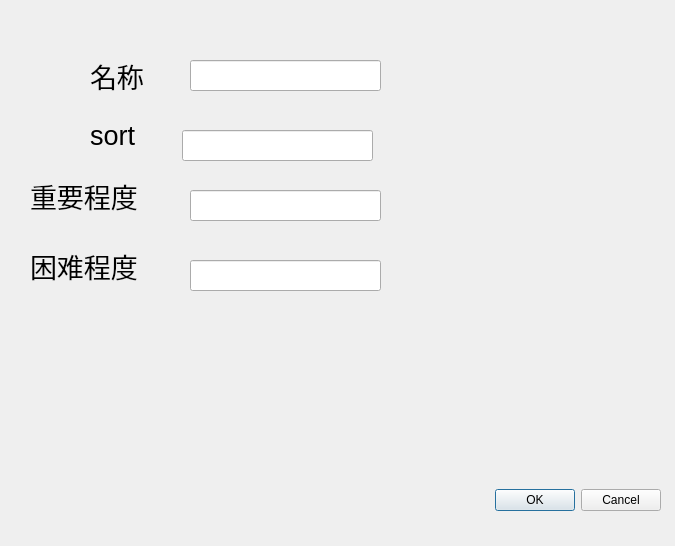
<?xml version="1.0" encoding="UTF-8"?>
<ui version="4.0">
 <class>Dialog</class>
 <widget class="QDialog" name="Dialog">
  <property name="geometry">
   <rect>
    <x>0</x>
    <y>0</y>
    <width>675</width>
    <height>546</height>
   </rect>
  </property>
  <property name="windowTitle">
   <string>Dialog</string>
  </property>
  <widget class="QDialogButtonBox" name="buttonBox">
   <property name="geometry">
    <rect>
     <x>320</x>
     <y>480</y>
     <width>341</width>
     <height>41</height>
    </rect>
   </property>
   <property name="orientation">
    <enum>Qt::Horizontal</enum>
   </property>
   <property name="standardButtons">
    <set>QDialogButtonBox::Cancel|QDialogButtonBox::Ok</set>
   </property>
  </widget>
  <widget class="QLabel" name="label">
   <property name="geometry">
    <rect>
     <x>90</x>
     <y>60</y>
     <width>81</width>
     <height>31</height>
    </rect>
   </property>
   <property name="font">
    <font>
     <pointsize>20</pointsize>
    </font>
   </property>
   <property name="text">
    <string>名称</string>
   </property>
  </widget>
  <widget class="QLineEdit" name="nameLineEdit">
   <property name="geometry">
    <rect>
     <x>190</x>
     <y>60</y>
     <width>191</width>
     <height>31</height>
    </rect>
   </property>
   <property name="maxLength">
    <number>50</number>
   </property>
  </widget>
  <widget class="QLabel" name="label_2">
   <property name="geometry">
    <rect>
     <x>90</x>
     <y>120</y>
     <width>81</width>
     <height>31</height>
    </rect>
   </property>
   <property name="font">
    <font>
     <pointsize>20</pointsize>
    </font>
   </property>
   <property name="text">
    <string>sort</string>
   </property>
  </widget>
  <widget class="QLineEdit" name="sortLineEdit">
   <property name="geometry">
    <rect>
     <x>182</x>
     <y>130</y>
     <width>191</width>
     <height>31</height>
    </rect>
   </property>
   <property name="maxLength">
    <number>2</number>
   </property>
  </widget>
  <widget class="QLabel" name="label_3">
   <property name="geometry">
    <rect>
     <x>30</x>
     <y>180</y>
     <width>141</width>
     <height>31</height>
    </rect>
   </property>
   <property name="font">
    <font>
     <pointsize>20</pointsize>
    </font>
   </property>
   <property name="text">
    <string>重要程度</string>
   </property>
  </widget>
  <widget class="QLineEdit" name="importanceLineEdit">
   <property name="geometry">
    <rect>
     <x>190</x>
     <y>190</y>
     <width>191</width>
     <height>31</height>
    </rect>
   </property>
   <property name="maxLength">
    <number>2</number>
   </property>
  </widget>
  <widget class="QLabel" name="label_4">
   <property name="geometry">
    <rect>
     <x>30</x>
     <y>250</y>
     <width>141</width>
     <height>31</height>
    </rect>
   </property>
   <property name="font">
    <font>
     <pointsize>20</pointsize>
    </font>
   </property>
   <property name="text">
    <string>困难程度</string>
   </property>
  </widget>
  <widget class="QLineEdit" name="difficlutyLineEdit">
   <property name="geometry">
    <rect>
     <x>190</x>
     <y>260</y>
     <width>191</width>
     <height>31</height>
    </rect>
   </property>
   <property name="maxLength">
    <number>2</number>
   </property>
  </widget>
 </widget>
 <resources/>
 <connections>
  <connection>
   <sender>buttonBox</sender>
   <signal>accepted()</signal>
   <receiver>Dialog</receiver>
   <slot>accept()</slot>
   <hints>
    <hint type="sourcelabel">
     <x>248</x>
     <y>254</y>
    </hint>
    <hint type="destinationlabel">
     <x>157</x>
     <y>274</y>
    </hint>
   </hints>
  </connection>
  <connection>
   <sender>buttonBox</sender>
   <signal>rejected()</signal>
   <receiver>Dialog</receiver>
   <slot>reject()</slot>
   <hints>
    <hint type="sourcelabel">
     <x>316</x>
     <y>260</y>
    </hint>
    <hint type="destinationlabel">
     <x>286</x>
     <y>274</y>
    </hint>
   </hints>
  </connection>
 </connections>
</ui>
